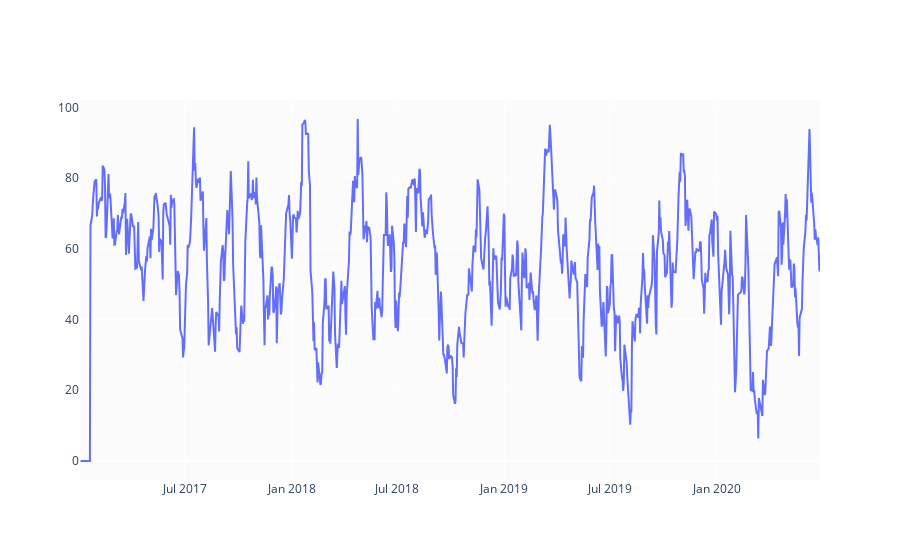

The cell this chart's notebook holds for it:
### Code cell
# Relative Strength Index

# RSI indicator to predict whether a stock is overbought/oversold.
def relative_strength_idx(df, n=14):
    close = df['close']
    delta = close.diff()#calculating consecutive differences of values of closing price to get delta
    delta = delta[1:]#ignoring row 1 as the value is nan
    pricesUp = delta.copy()
    pricesDown = delta.copy()
    pricesUp[pricesUp < 0] = 0 #marking rise in price with comparison to previous value
    pricesDown[pricesDown > 0] = 0#marking fall in price with comparison to previous value
    rollUp = pricesUp.rolling(n).mean() #calculating rolling avg of priceup as rollup
    rollDown = pricesDown.abs().rolling(n).mean()#calculating rolling avg of pricedown as rolldown
    rs = rollUp / rollDown #calculating relative strength 
    rsi = 100.0 - (100.0 / (1.0 + rs))#calculating relative strength index
    return rsi

df['RSI'] = relative_strength_idx(df).fillna(0) #filling nan values with 0
#plotting scatterplot for relative strength index
fig = go.Figure(go.Scatter(x=df.Date, y=df.RSI, name='RSI'))
fig.show()

### Figure 1 — Plotly figure (JSON) as saved in the notebook; plotly's stock layout.template omitted (floating-point values rounded to 4 significant figures; data arrays with more than 128 entries replaced by an {"elided": "..."} marker saying what was removed)
{"data": [{"name": "RSI", "type": "scatter", "x": {"elided": "860 str values"}, "y": {"elided": "860 float values"}}], "layout": {}}
